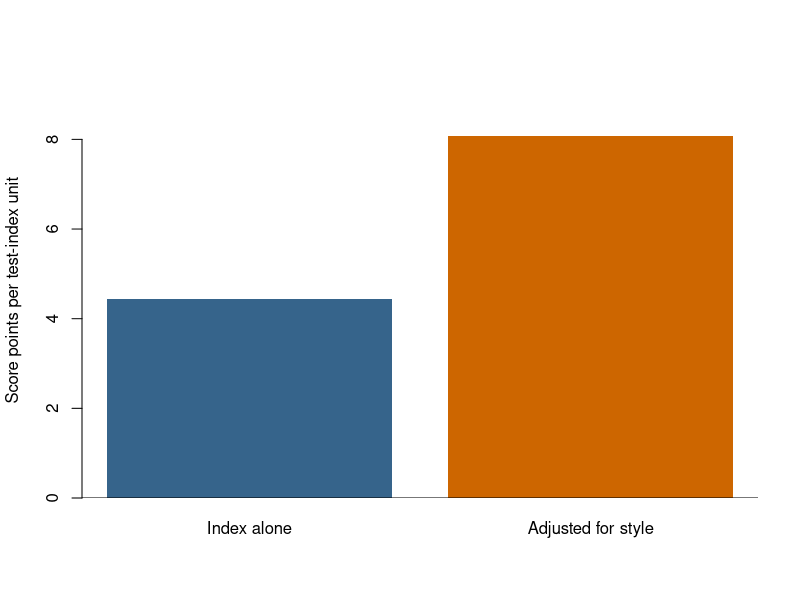

Write R code to recreate this figure.
## ---- chunk 1
#| label: ex-suppression-data
set.seed(2026)

knowledge <- rnorm(120)
response_style <- rnorm(120)

students <- data.frame(
  test_index = knowledge + response_style,
  response_style = response_style,
  score = 70 + 8 * knowledge + rnorm(120, mean = 0, sd = 3)
)

head(students)
## ---- chunk 2
#| label: ex-suppression-correlations
correlations <- cor(students)
round(correlations, 2)
## ---- chunk 3
#| label: ex-suppression-models
simple_model <- lm(score ~ test_index, data = students)
suppression_model <- lm(score ~ test_index + response_style, data = students)

round(coef(simple_model), 2)
round(coef(suppression_model), 2)
## ---- chunk 4
#| label: ex-suppression-comparison
simple_slope <- coef(simple_model)[["test_index"]]
adjusted_slope <- coef(suppression_model)[["test_index"]]
style_slope <- coef(suppression_model)[["response_style"]]

comparison <- data.frame(
  model = c("Test index only", "Test index + response style"),
  test_index_slope = c(simple_slope, adjusted_slope),
  r_squared = c(
    summary(simple_model)$r.squared,
    summary(suppression_model)$r.squared
  ),
  residual_sd = c(sigma(simple_model), sigma(suppression_model))
)

comparison[-1] <- round(comparison[-1], 2)
comparison
## ---- chunk 5
#| label: ex-suppression-plot
#| fig-width: 6
#| fig-height: 4
#| fig-alt: "Two bars compare the test-index coefficient; the coefficient is larger after adjusting for response style."
barplot(
  c(simple_slope, adjusted_slope),
  names.arg = c("Index alone", "Adjusted for style"),
  col = c("steelblue4", "darkorange3"),
  ylim = c(0, max(simple_slope, adjusted_slope) * 1.15),
  ylab = "Score points per test-index unit",
  border = NA
)
abline(h = 0)
